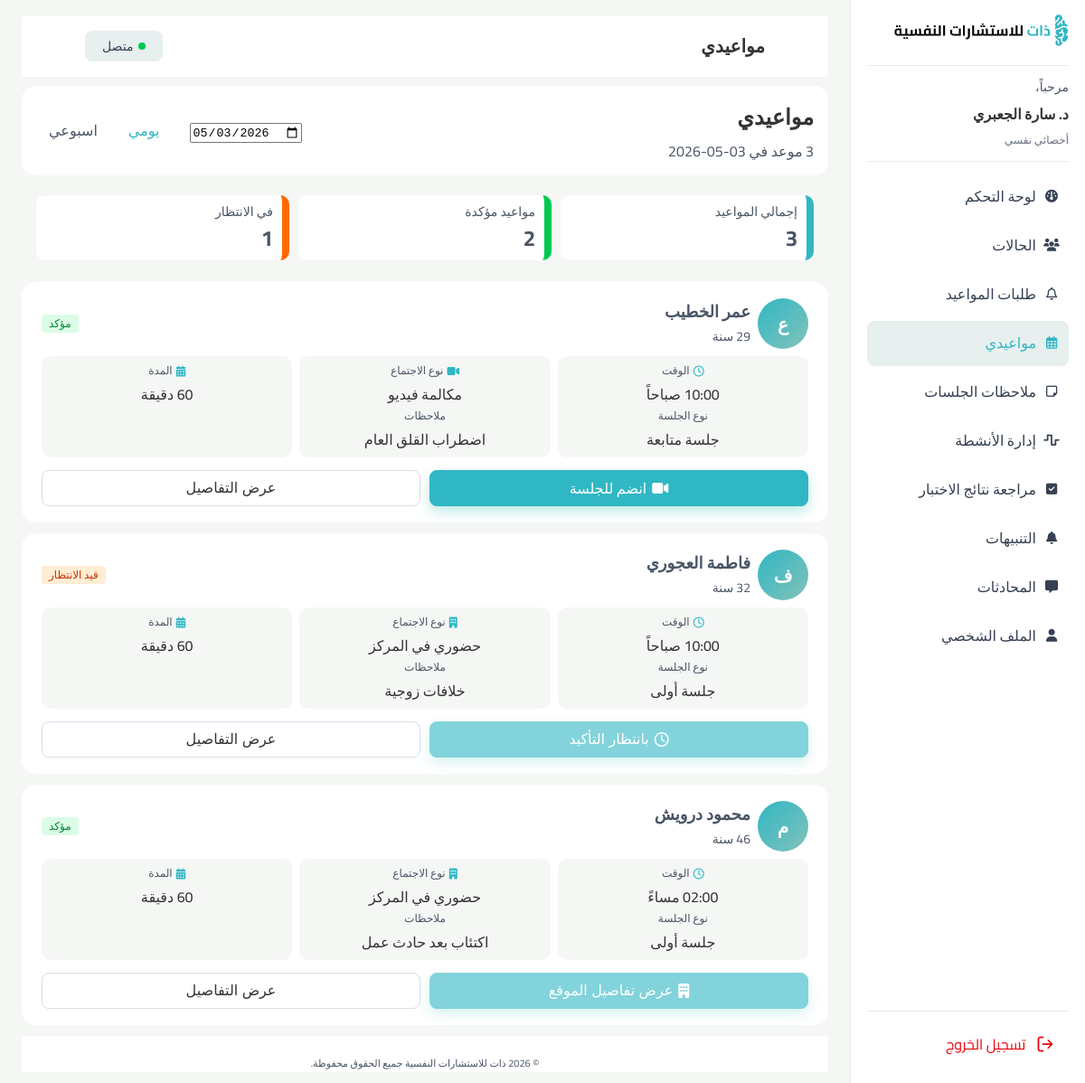
Page /therapist/appointments/index.php (signed in) on the committed database.
### tables this page shows
CREATE TABLE appointments (
    appointment_id INT AUTO_INCREMENT,
    case_id INT,
    therapist_id INT ,
    client_id INT,
    date_time DATETIME NOT NULL,
    duration_min SMALLINT UNSIGNED NOT NULL DEFAULT 60,
    mode VARCHAR(10) NOT NULL CHECK (mode IN ('ONLINE', 'IN_CENTER')),
    room_number VARCHAR(20) NULL,
    zoom_link VARCHAR(500) NULL,
    status VARCHAR(15) NOT NULL DEFAULT 'REQUESTED' CHECK (
        status IN (
            'REQUESTED',
            'CONFIRMED',
            'COMPLETED',
            'CANCELLED'
        )
    ),
    cancel_reason TEXT NULL,
    created_at DATETIME NOT NULL DEFAULT CURRENT_TIMESTAMP,
    last_updated DATETIME NOT NULL DEFAULT CURRENT_TIMESTAMP ON UPDATE CURRENT_TIMESTAMP,
    PRIMARY KEY (appointment_id),
    CONSTRAINT fk_appt_case FOREIGN KEY (case_id) REFERENCES cases (case_id) ON DELETE RESTRICT ON UPDATE CASCADE,
    CONSTRAINT fk_appt_therapist FOREIGN KEY (therapist_id) REFERENCES therapists (therapist_id) ON DELETE RESTRICT ON UPDATE CASCADE,
    CONSTRAINT fk_appt_client FOREIGN KEY (client_id) REFERENCES clients (client_id) ON DELETE RESTRICT ON UPDATE CASCADE
);

CREATE TABLE users (
    user_id INT AUTO_INCREMENT,
    name VARCHAR(100) NOT NULL,
    username VARCHAR(60) NOT NULL UNIQUE,
    email VARCHAR(150) NOT NULL UNIQUE,
    password VARCHAR(255) NOT NULL,
    phone VARCHAR(20) NULL,
    avatar VARCHAR(255) NULL,
    role VARCHAR(20) NOT NULL CHECK (role IN ('CLIENT', 'THERAPIST', 'ADMIN')),
    is_active TINYINT (1) DEFAULT 1,
    created_at DATETIME NOT NULL DEFAULT CURRENT_TIMESTAMP,
    updated_at DATETIME NOT NULL DEFAULT CURRENT_TIMESTAMP ON UPDATE CURRENT_TIMESTAMP,
    PRIMARY KEY (user_id)
);

CREATE TABLE cases (
    case_id INT AUTO_INCREMENT,
    client_id INT,
    therapist_id INT,
    title VARCHAR(200) NOT NULL,
    description TEXT NULL,
    status VARCHAR(20) NOT NULL DEFAULT 'NEW' CHECK (
        status IN (
            'NEW',
            'IN_ASSESSMENT',
            'IN_THERAPY',
            'ON_HOLD',
            'RECOVERED'
        )
    ),
    priority VARCHAR(10) NOT NULL DEFAULT 'MEDIUM' CHECK (priority IN ('LOW', 'MEDIUM', 'HIGH')),
    is_flagged TINYINT (1) NOT NULL DEFAULT 0,
    created_at DATETIME NOT NULL DEFAULT CURRENT_TIMESTAMP,
    last_updated DATETIME NOT NULL DEFAULT CURRENT_TIMESTAMP ON UPDATE CURRENT_TIMESTAMP,
    closed_at DATETIME NULL,
    PRIMARY KEY (case_id),
    CONSTRAINT fk_case_client FOREIGN KEY (client_id) REFERENCES clients (client_id) ON DELETE RESTRICT ON UPDATE CASCADE,
    CONSTRAINT fk_case_therapist FOREIGN KEY (therapist_id) REFERENCES therapists (therapist_id) ON DELETE RESTRICT ON UPDATE CASCADE
);

CREATE TABLE clients (
    client_id INT,
    survey_id INT,
    gender VARCHAR(10) NULL CHECK (gender IN ('MALE', 'FEMALE')),
    date_of_birth DATE NULL,
    city VARCHAR(100) NULL,
    treatment_type ENUM('INDIVIDUAL_THERAPY', 'COUPLES_THERAPY', 'CHILD_ADOLESCENT_BEHAVIORAL_THERAPY') NOT NULL,
    preferred_session_type ENUM('ONLINE', 'IN_PERSON', 'BOTH') NOT NULL,
    preferred_session_time ENUM('MORNING', 'AFTERNOON', 'EVENING', 'FLEXIBLE') NOT NULL,
    PRIMARY KEY (client_id),
    CONSTRAINT fk_client_user FOREIGN KEY (client_id) REFERENCES users (user_id) ON DELETE CASCADE ON UPDATE CASCADE
);

### therapist/appointments/index.php (the view, shortened to what this page needs)
<?php
require_once __DIR__ . '/../../connection.php';
$user_id = $_SESSION['user_id'];
$therapist_id = $user_id;
$selected_date = $_GET['date'] ?? date('Y-m-d');
$view_mode = $_GET['view'] ?? 'daily';
if ($view_mode === 'weekly') {
    $day_of_week = date('w', strtotime($selected_date));
    $start_date = date('Y-m-d', strtotime("-{$day_of_week} days", strtotime($selected_date)));
    $end_date = date('Y-m-d', strtotime("+" . (6 - $day_of_week) . " days", strtotime($selected_date)));
    $date_condition = "DATE(a.date_time) BETWEEN ? AND ?";
} else {
    $start_date = $selected_date;
    $end_date = $selected_date;
    $date_condition = "DATE(a.date_time) = ? AND 1=?";
}
$sql = "
    SELECT a.appointment_id, a.date_time, a.duration_min, a.mode, a.status,
           a.zoom_link, a.room_number, a.created_at, a.case_id,
           u.name AS client_name, c.date_of_birth,
           cs.title AS case_title, cs.description AS case_description,
           (SELECT COUNT(*) FROM sessions s WHERE s.case_id = a.case_id) AS total_sessions
    FROM appointments a
    JOIN clients c ON a.client_id = c.client_id
    JOIN users u ON c.client_id = u.user_id
    LEFT JOIN cases cs ON a.case_id = cs.case_id
    WHERE a.therapist_id = ?
      AND a.status IN ('CONFIRMED', 'REQUESTED')
      AND {$date_condition}
    ORDER BY a.date_time ASC
";
$stmt = $conn->prepare($sql);
if ($view_mode === 'weekly') {
    $stmt->bind_param("iss", $therapist_id, $start_date, $end_date);
} else {
    $dummy = 1;
    $stmt->bind_param("isi", $therapist_id, $start_date, $dummy);
}
$stmt->execute();
$appointments = $stmt->get_result()->fetch_all(MYSQLI_ASSOC);
$total_count = count($appointments);
$confirmed_count = 0;
$pending_count = 0;
foreach ($appointments as $a) {
    if ($a['status'] === 'CONFIRMED') $confirmed_count++;
    if ($a['status'] === 'REQUESTED') $pending_count++;
}
function calcAge($dob) {
    return (int) date_diff(date_create($dob), date_create('today'))->y;
}
function firstLetter($name) {
    return mb_substr(trim($name), 0, 1, 'UTF-8');
}
function formatTime($datetime) {
    $hour = (int) date('G', strtotime($datetime));
    $minute = date('i', strtotime($datetime));
    $period = $hour >= 12 ? 'مساءً' : 'صباحاً';
    $hour12 = $hour % 12 ?: 12;
    return sprintf('%02d:%s %s', $hour12, $minute, $period);
}
function formatDateAr($date) {
    return date('d-m-Y', strtotime($date));
}
$status_labels = ['CONFIRMED' => 'مؤكد', 'REQUESTED' => 'قيد الانتظار'];
$status_classes = ['CONFIRMED' => 'severity-green', 'REQUESTED' => 'severity-orange'];
$mode_labels = ['ONLINE' => 'مكالمة فيديو', 'IN_CENTER' => 'حضوري في المركز'];
$mode_icons = ['ONLINE' => 'fa-solid fa-video', 'IN_CENTER' => 'fa-solid fa-building'];
?>
<!DOCTYPE html>
<html lang="ar" dir="rtl">
<head>
  <link rel="stylesheet"
    href="https://cdnjs.cloudflare.com/ajax/libs/font-awesome/6.5.1/css/all.min.css" />
 <link rel="stylesheet" href="../thirapist.css">
  <link rel="stylesheet" href="../total.css"/>
    <link rel="stylesheet" href="style.css" />
</head>
<body>
  <div class="app">
    <?php include "../layouts/sidebar.php"; ?>
    <main class="main">
      <header class="main-header">
        <h1 class="page-title"> مواعيدي</h1>
        <button class="status-btn">
          <span class="status-dot"></span>
          متصل
        </button>
      </header>
      <section class="appts-top-bar dash-card">
        <div class="appts-top-left">
          <div class="date-label"> مواعيدي </div>
          <div class="date-sub">
            <?= $total_count ?> موعد في <?= formatDateAr($selected_date) ?>
          </div>
        </div>
        <div class="appts-top-right">
          <div class="date-input">
            <input type="date" id="datePicker" value="<?= htmlspecialchars($selected_date) ?>">
          </div>
          <div class="day-filters">
            <button class="day-pill <?= $view_mode === 'daily' ? 'active' : '' ?>" data-filter="daily">يومي</button>
            <button class="day-pill <?= $view_mode === 'weekly' ? 'active' : '' ?>" data-filter="weekly">اسبوعي</button>
          </div>
        </div>
      </section>
      <section class="appts-summary-card dash-card">
        <div class="appts-stats-row">
          <div class="appts-stat">
            <div class="stat-label">إجمالي المواعيد</div>
            <div class="stat-value"><?= $total_count ?></div>
          </div>
          <div class="appts-statt">
            <div class="stat-label">مواعيد مؤكدة</div>
            <div class="stat-value"><?= $confirmed_count ?></div>
          </div>
          <div class="appts-stattt">
            <div class="stat-label">في الانتظار</div>
            <div class="stat-value"><?= $pending_count ?></div>
          </div>
        </div>
      </section>
      <div class="appointments-list">
        <?php if (empty($appointments)): ?>
          <p style="text-align:center; padding:40px; color:#6A7282;">لا توجد مواعيد في هذا التاريخ</p>
        <?php else: ?>
          <?php foreach ($appointments as $appt):
              $age = calcAge($appt['date_of_birth']);
              $apptTime = formatTime($appt['date_time']);
              $isNewPatient = (int)$appt['total_sessions'] === 0;
              $status = $appt['status'];
              $mode = $appt['mode'];
              if ($isNewPatient) {
                  $sessionType = 'جلسة أولى';
              } else {
                  $sessionType = 'جلسة متابعة';
              }
              if ($mode === 'ONLINE') {
                  $joinIcon = 'fa-solid fa-video';
                  $joinLabel = 'انضم للجلسة';
              } else {
                  $joinIcon = 'fa-solid fa-building';
                  $joinLabel = 'عرض تفاصيل الموقع';
              }
          ?>
        <article class="appointment-card status-<?= strtolower($status) ?>" data-id="<?= $appt['appointment_id'] ?>">
          <header class="request-header">
            <div class="request-main">
              <div class="request-person">
                <div class="avatar-circle"><?= firstLetter($appt['client_name']) ?></div>
                <div>
                  <div class="request-name"><?= htmlspecialchars($appt['client_name']) ?></div>
                  <?php if ($age): ?>
                  <div class="request-type"><?= $age ?> سنة</div>
                  <?php endif; ?>
                </div>
                <span class="severity-badge <?= $status_classes[$status] ?? 'severity-green' ?>"><?= $status_labels[$status] ?? $status ?></span>
              </div>
            </div>
          </header>
          <div class="request-info-row">
            <div class="info-block">
              <div class="info-head">
                <i class="fa-regular fa-clock" style="color:#30B7C4;"></i>
                <span class="info-label">الوقت</span>
              </div>
              <div class="info-value"><?= $apptTime ?></div>
              <div class="info-label">نوع الجلسة</div>
              <div class="info-value"><?= $sessionType ?></div>
            </div>
            <div class="info-block">
              <div class="info-head">
                <i class="<?= $mode_icons[$mode] ?? 'fa-solid fa-video' ?>" style="color:#30B7C4;"></i>
                <span class="info-label">نوع الاجتماع</span>
              </div>
              <div class="info-value"><?= $mode_labels[$mode] ?? $mode ?></div>
              <?php if (!empty($appt['case_title'])): ?>
              <div class="info-label">ملاحظات</div>
              <div class="info-value"><?= htmlspecialchars($appt['case_title']) ?></div>
              <?php endif; ?>
            </div>
            <div class="info-block">
              <div class="info-head">
                <i class="fa-solid fa-calendar-days" style="color:#30B7C4;"></i>
                <span class="info-label">المدة</span>
              </div>
              <div class="info-value"><?= (int)$appt['duration_min'] ?> دقيقة</div>
            </div>
          </div>
          <footer class="request-footer">
            <?php if ($status === 'CONFIRMED' && $mode === 'ONLINE' && !empty($appt['zoom_link'])): ?>
              <a href="<?= htmlspecialchars($appt['zoom_link']) ?>" target="_blank" class="btn-primary btn-accept"> <i class="fa-solid fa-video" style="color:#fff;"></i> انضم للجلسة </a>
            <?php elseif ($status === 'CONFIRMED'): ?>
              <button class="btn-primary btn-accept" disabled style="opacity:0.6;cursor:not-allowed;"> <i class="<?= $joinIcon ?>" style="color:#fff;"></i> <?= $joinLabel ?> </button>
            <?php else: ?>
              <button class="btn-primary btn-accept" disabled style="opacity:0.6;cursor:not-allowed;"> <i class="fa-regular fa-clock" style="color:#fff;"></i> بانتظار التأكيد </button>
            <?php endif; ?>
            <button class="btn-outline btn-details"
              data-id="<?= $appt['appointment_id'] ?>"
              data-name="<?= htmlspecialchars($appt['client_name']) ?>"
              data-age="<?= $age ? $age . ' سنة' : '' ?>"
              data-letter="<?= firstLetter($appt['client_name']) ?>"
              data-date="<?= date('Y-m-d', strtotime($appt['date_time'])) ?>"
              data-time="<?= $apptTime ?>"
              data-duration="<?= (int)$appt['duration_min'] ?> دقيقة"
              data-mode="<?= $mode_labels[$mode] ?? $mode ?>"
              data-mode-raw="<?= $mode ?>"
              data-session="<?= $sessionType ?>"
              data-status="<?= $status_labels[$status] ?? $status ?>"
              data-status-class="<?= $status_classes[$status] ?? 'severity-green' ?>"
              data-case="<?= htmlspecialchars($appt['case_title'] ?? '') ?>"
              data-case-desc="<?= htmlspecialchars($appt['case_description'] ?? '') ?>"
              data-room="<?= htmlspecialchars($appt['room_number'] ?? '') ?>"
              data-zoom="<?= htmlspecialchars($appt['zoom_link'] ?? '') ?>"
              data-created="<?= formatDateAr($appt['created_at']) . ' • ' . formatTime($appt['created_at']) ?>"
              data-status-raw="<?= $status ?>"
            >عرض التفاصيل</button>
          </footer>
        </article>
          <?php endforeach; ?>
        <?php endif; ?>
      </div>
      <?php include "../layouts/footer.php"; ?>
    </main>
  </div>
</body>
</html>

### therapist/thirapist.css (style rules this page uses)
.app { display: flex; min-height: 100vh; }
.main { flex: 1; padding: 18px 24px 12px; display: flex; flex-direction: column; width: auto; height: auto; min-width: 0; background-color: #F5F7F5; }
.main-header { display: flex; align-items: center; justify-content: space-between; margin-bottom: 14px; padding: 20px 15px ; background-color:#FFFFFF ; }
.page-title { margin: 0; font-size: 20px; font-weight: 700; color: #333333; text-align: right; vertical-align: middle; line-height: 28px; }
.status-btn { display: inline-flex; align-items: center; gap: 6px; padding: 6px 18px; border-radius: 8px; border: 1px solid#E7EFEF; background:#E7EFEF; color:#364153; font-size: 14px; font-weight: 400; line-height: 20px; }
.status-dot { width: 8px; height: 8px; border-radius: 50%; background: #00C950; }

### therapist/total.css (style rules this page uses)
*, *::before, *::after { box-sizing: border-box; margin: 0; padding: 0; }
body { margin: 0; font-family: 'Cairo', system-ui, -apple-system, BlinkMacSystemFont, 'Segoe UI', sans-serif; direction: rtl; background-color: #ffffff; color:#4A5565; }
.main-header { background-color: #ffffff; border-bottom: 1px solid #ffffff; height: 67px; width: 1512; padding: 0 70px; display: flex; align-items: center; justify-content: space-between; margin-bottom: 10px; }
.btn-primary { background-color:#36A397; color: #ffffff; box-shadow: 0 6px 14px rgba(70, 194, 182, 0.35); }

### rows in the picture
appointments: users.name "ع", users.name "عمر الخطيب", status "مؤكد", date_time "10:00 صباحاً", sessionType "جلسة متابعة", mode "مكالمة فيديو", case.title "اضطراب القلق العام"
appointments: users.name "ف", users.name "فاطمة العجوري", status "قيد الانتظار", date_time "10:00 صباحاً", sessionType "جلسة أولى", mode "حضوري في المركز", case.title "خلافات زوجية", shows "بانتظار التأكيد"
appointments: users.name "م", users.name "محمود درويش", client.date_of_birth "46", status "مؤكد", date_time "02:00 مساءً", sessionType "جلسة أولى", mode "حضوري في المركز", case.title "اكتئاب بعد حادث عمل", mode "عرض تفاصيل الموقع"

### other values in the picture
$_SESSION['user_name'] "د. سارة الجعبري"
$total_count "3"
$confirmed_count "2"
$pending_count "1"
